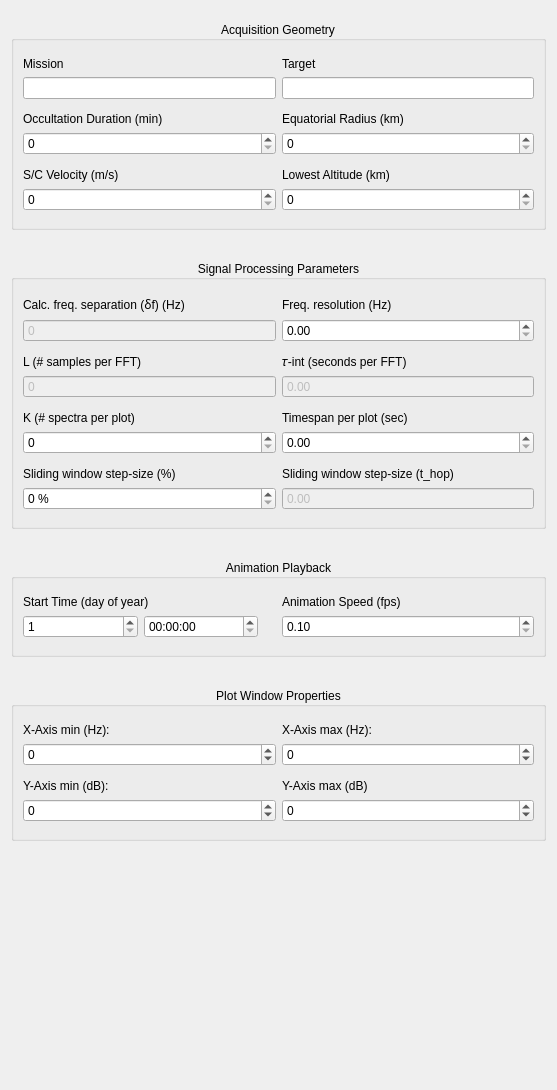
              <widget class="QWidget" name="scrollAreaWidgetContents">
               <property name="geometry">
                <rect>
                 <x>0</x>
                 <y>0</y>
                 <width>557</width>
                 <height>1090</height>
                </rect>
               </property>
               <layout class="QVBoxLayout" name="verticalLayout_3">
                <item>
                 <layout class="QVBoxLayout" name="verticalLayout">
                  <property name="spacing">
                   <number>30</number>
                  </property>
                  <property name="topMargin">
                   <number>10</number>
                  </property>
                  <property name="bottomMargin">
                   <number>22</number>
                  </property>
                  <item>
                   <widget class="QGroupBox" name="group_aq_geometry">
                    <property name="title">
                     <string>Acquisition Geometry</string>
                    </property>
                    <property name="alignment">
                     <set>Qt::AlignCenter</set>
                    </property>
                    <layout class="QGridLayout" name="gridLayout_3">
                     <property name="topMargin">
                      <number>16</number>
                     </property>
                     <property name="bottomMargin">
                      <number>16</number>
                     </property>
                     <item row="14" column="1">
                      <layout class="QHBoxLayout" name="horizontalLayout_12">
                       <item>
                        <widget class="QLabel" name="lbl_lowest_alt">
                         <property name="text">
                          <string>Lowest Altitude (km)</string>
                         </property>
                        </widget>
                       </item>
                      </layout>
                     </item>
                     <item row="3" column="0">
                      <widget class="QLabel" name="lbl_mission">
                       <property name="text">
                        <string>Mission</string>
                       </property>
                      </widget>
                     </item>
                     <item row="10" column="1">
                      <widget class="QDoubleSpinBox" name="spin_eq_radius">
                       <property name="decimals">
                        <number>0</number>
                       </property>
                       <property name="maximum">
                        <double>100000.000000000000000</double>
                       </property>
                      </widget>
                     </item>
                     <item row="15" column="1">
                      <widget class="QDoubleSpinBox" name="spin_lowest_alt">
                       <property name="decimals">
                        <number>0</number>
                       </property>
                       <property name="maximum">
                        <double>10000.000000000000000</double>
                       </property>
                      </widget>
                     </item>
                     <item row="4" column="1">
                      <widget class="QLineEdit" name="line_edit_target">
                       <property name="readOnly">
                        <bool>true</bool>
                       </property>
                      </widget>
                     </item>
                     <item row="15" column="0">
                      <widget class="QDoubleSpinBox" name="spin_sc_velocity">
                       <property name="decimals">
                        <number>0</number>
                       </property>
                       <property name="maximum">
                        <double>10000.000000000000000</double>
                       </property>
                      </widget>
                     </item>
                     <item row="4" column="0">
                      <widget class="QLineEdit" name="line_edit_mission">
                       <property name="readOnly">
                        <bool>true</bool>
                       </property>
                      </widget>
                     </item>
                     <item row="11" column="0">
                      <spacer name="verticalSpacer_8">
                       <property name="orientation">
                        <enum>Qt::Vertical</enum>
                       </property>
                       <property name="sizeType">
                        <enum>QSizePolicy::Fixed</enum>
                       </property>
                       <property name="sizeHint" stdset="0">
                        <size>
                         <width>20</width>
                         <height>7</height>
                        </size>
                       </property>
                      </spacer>
                     </item>
                     <item row="7" column="0">
                      <spacer name="verticalSpacer_7">
                       <property name="orientation">
                        <enum>Qt::Vertical</enum>
                       </property>
                       <property name="sizeType">
                        <enum>QSizePolicy::Fixed</enum>
                       </property>
                       <property name="sizeHint" stdset="0">
                        <size>
                         <width>20</width>
                         <height>7</height>
                        </size>
                       </property>
                      </spacer>
                     </item>
                     <item row="14" column="0">
                      <layout class="QHBoxLayout" name="horizontalLayout_11">
                       <item>
                        <widget class="QLabel" name="lbl_sc_velocity">
                         <property name="text">
                          <string>S/C Velocity (m/s)</string>
                         </property>
                        </widget>
                       </item>
                      </layout>
                     </item>
                     <item row="10" column="0">
                      <widget class="QDoubleSpinBox" name="spin_occ_duration">
                       <property name="decimals">
                        <number>0</number>
                       </property>
                       <property name="maximum">
                        <double>1000.000000000000000</double>
                       </property>
                      </widget>
                     </item>
                     <item row="9" column="0">
                      <layout class="QHBoxLayout" name="horizontalLayout_10">
                       <item>
                        <widget class="QLabel" name="lbl_occ_duration">
                         <property name="text">
                          <string>Occultation Duration (min)</string>
                         </property>
                        </widget>
                       </item>
                      </layout>
                     </item>
                     <item row="9" column="1">
                      <widget class="QLabel" name="lbl_eq_radius">
                       <property name="text">
                        <string>Equatorial Radius (km)</string>
                       </property>
                      </widget>
                     </item>
                     <item row="3" column="1">
                      <widget class="QLabel" name="lbl_target">
                       <property name="text">
                        <string>Target</string>
                       </property>
                      </widget>
                     </item>
                    </layout>
                   </widget>
                  </item>
                  <item>
                   <widget class="QGroupBox" name="group_radio_analysis">
                    <property name="title">
                     <string>Signal Processing Parameters</string>
                    </property>
                    <property name="alignment">
                     <set>Qt::AlignCenter</set>
                    </property>
                    <layout class="QGridLayout" name="gridLayout_4">
                     <property name="topMargin">
                      <number>16</number>
                     </property>
                     <property name="bottomMargin">
                      <number>16</number>
                     </property>
                     <item row="2" column="1">
                      <widget class="QDoubleSpinBox" name="spin_freq_res">
                       <property name="enabled">
                        <bool>true</bool>
                       </property>
                       <property name="decimals">
                        <number>2</number>
                       </property>
                       <property name="maximum">
                        <double>1000.000000000000000</double>
                       </property>
                       <property name="singleStep">
                        <double>0.010000000000000</double>
                       </property>
                      </widget>
                     </item>
                     <item row="6" column="0">
                      <widget class="QDoubleSpinBox" name="spin_l_win">
                       <property name="enabled">
                        <bool>false</bool>
                       </property>
                       <property name="buttonSymbols">
                        <enum>QAbstractSpinBox::NoButtons</enum>
                       </property>
                       <property name="decimals">
                        <number>0</number>
                       </property>
                       <property name="maximum">
                        <double>1000000.000000000000000</double>
                       </property>
                      </widget>
                     </item>
                     <item row="7" column="0">
                      <spacer name="verticalSpacer_10">
                       <property name="orientation">
                        <enum>Qt::Vertical</enum>
                       </property>
                       <property name="sizeType">
                        <enum>QSizePolicy::Fixed</enum>
                       </property>
                       <property name="sizeHint" stdset="0">
                        <size>
                         <width>20</width>
                         <height>7</height>
                        </size>
                       </property>
                      </spacer>
                     </item>
                     <item row="14" column="0">
                      <widget class="QDoubleSpinBox" name="spin_moving_overlap">
                       <property name="enabled">
                        <bool>true</bool>
                       </property>
                       <property name="suffix">
                        <string> %</string>
                       </property>
                       <property name="decimals">
                        <number>0</number>
                       </property>
                      </widget>
                     </item>
                     <item row="11" column="0">
                      <spacer name="verticalSpacer_11">
                       <property name="orientation">
                        <enum>Qt::Vertical</enum>
                       </property>
                       <property name="sizeType">
                        <enum>QSizePolicy::Fixed</enum>
                       </property>
                       <property name="sizeHint" stdset="0">
                        <size>
                         <width>20</width>
                         <height>7</height>
                        </size>
                       </property>
                      </spacer>
                     </item>
                     <item row="3" column="0">
                      <spacer name="verticalSpacer_9">
                       <property name="orientation">
                        <enum>Qt::Vertical</enum>
                       </property>
                       <property name="sizeType">
                        <enum>QSizePolicy::Fixed</enum>
                       </property>
                       <property name="sizeHint" stdset="0">
                        <size>
                         <width>20</width>
                         <height>7</height>
                        </size>
                       </property>
                      </spacer>
                     </item>
                     <item row="6" column="1">
                      <widget class="QDoubleSpinBox" name="spin_t_int">
                       <property name="enabled">
                        <bool>false</bool>
                       </property>
                       <property name="buttonSymbols">
                        <enum>QAbstractSpinBox::NoButtons</enum>
                       </property>
                       <property name="decimals">
                        <number>2</number>
                       </property>
                       <property name="maximum">
                        <double>1000.000000000000000</double>
                       </property>
                      </widget>
                     </item>
                     <item row="10" column="1">
                      <widget class="QDoubleSpinBox" name="spin_timespan">
                       <property name="maximum">
                        <double>1000.000000000000000</double>
                       </property>
                      </widget>
                     </item>
                     <item row="10" column="0">
                      <widget class="QDoubleSpinBox" name="spin_k_spec">
                       <property name="enabled">
                        <bool>true</bool>
                       </property>
                       <property name="decimals">
                        <number>0</number>
                       </property>
                       <property name="maximum">
                        <double>1000.000000000000000</double>
                       </property>
                      </widget>
                     </item>
                     <item row="14" column="1">
                      <widget class="QDoubleSpinBox" name="spin_t_hop">
                       <property name="enabled">
                        <bool>false</bool>
                       </property>
                       <property name="buttonSymbols">
                        <enum>QAbstractSpinBox::NoButtons</enum>
                       </property>
                       <property name="maximum">
                        <double>1000.000000000000000</double>
                       </property>
                      </widget>
                     </item>
                     <item row="2" column="0">
                      <widget class="QDoubleSpinBox" name="spin_freq_separation">
                       <property name="enabled">
                        <bool>false</bool>
                       </property>
                       <property name="buttonSymbols">
                        <enum>QAbstractSpinBox::NoButtons</enum>
                       </property>
                       <property name="decimals">
                        <number>0</number>
                       </property>
                       <property name="maximum">
                        <double>1000.000000000000000</double>
                       </property>
                      </widget>
                     </item>
                     <item row="9" column="0">
                      <layout class="QHBoxLayout" name="horizontalLayout_17">
                       <item>
                        <widget class="QLabel" name="lbl_k_spec">
                         <property name="text">
                          <string>K (# spectra per plot)</string>
                         </property>
                        </widget>
                       </item>
                      </layout>
                     </item>
                     <item row="5" column="0">
                      <layout class="QHBoxLayout" name="horizontalLayout_15">
                       <item>
                        <widget class="QLabel" name="lbl_l_win">
                         <property name="text">
                          <string>L (# samples per FFT)</string>
                         </property>
                        </widget>
                       </item>
                      </layout>
                     </item>
                     <item row="9" column="1">
                      <layout class="QHBoxLayout" name="horizontalLayout_18">
                       <item>
                        <widget class="QLabel" name="lbl_timespan">
                         <property name="text">
                          <string>Timespan per plot (sec)</string>
                         </property>
                        </widget>
                       </item>
                      </layout>
                     </item>
                     <item row="1" column="1">
                      <layout class="QHBoxLayout" name="horizontalLayout_14">
                       <item>
                        <widget class="QLabel" name="lbl_freq_res">
                         <property name="text">
                          <string>Freq. resolution (Hz)</string>
                         </property>
                        </widget>
                       </item>
                      </layout>
                     </item>
                     <item row="5" column="1">
                      <layout class="QHBoxLayout" name="horizontalLayout_16">
                       <item>
                        <widget class="QLabel" name="lbl_t_int">
                         <property name="text">
                          <string>𝜏-int (seconds per FFT)</string>
                         </property>
                        </widget>
                       </item>
                      </layout>
                     </item>
                     <item row="1" column="0">
                      <layout class="QHBoxLayout" name="horizontalLayout_13">
                       <item>
                        <widget class="QLabel" name="lbl_freq_separation">
                         <property name="text">
                          <string>Calc. freq. separation (ẟf) (Hz)</string>
                         </property>
                        </widget>
                       </item>
                      </layout>
                     </item>
                     <item row="13" column="0">
                      <layout class="QHBoxLayout" name="horizontalLayout_19">
                       <item>
                        <widget class="QLabel" name="lbl_moving_overlap">
                         <property name="text">
                          <string>Sliding window step-size (%)</string>
                         </property>
                        </widget>
                       </item>
                      </layout>
                     </item>
                     <item row="13" column="1">
                      <layout class="QHBoxLayout" name="horizontalLayout_20">
                       <item>
                        <widget class="QLabel" name="lbl_t_hop">
                         <property name="text">
                          <string>Sliding window step-size (t_hop)</string>
                         </property>
                        </widget>
                       </item>
                      </layout>
                     </item>
                    </layout>
                   </widget>
                  </item>
                  <item>
                   <widget class="QGroupBox" name="group_ani_playback">
                    <property name="title">
                     <string>Animation Playback</string>
                    </property>
                    <property name="alignment">
                     <set>Qt::AlignCenter</set>
                    </property>
                    <layout class="QGridLayout" name="gridLayout_2">
                     <property name="topMargin">
                      <number>16</number>
                     </property>
                     <property name="bottomMargin">
                      <number>16</number>
                     </property>
                     <item row="2" column="1">
                      <widget class="QDoubleSpinBox" name="spin_ani_speed">
                       <property name="decimals">
                        <number>2</number>
                       </property>
                       <property name="minimum">
                        <double>0.100000000000000</double>
                       </property>
                       <property name="maximum">
                        <double>5.000000000000000</double>
                       </property>
                       <property name="singleStep">
                        <double>0.500000000000000</double>
                       </property>
                      </widget>
                     </item>
                     <item row="2" column="0">
                      <layout class="QHBoxLayout" name="horizontalLayout_5">
                       <property name="rightMargin">
                        <number>18</number>
                       </property>
                       <item>
                        <widget class="QSpinBox" name="spin_doy">
                         <property name="minimum">
                          <number>1</number>
                         </property>
                         <property name="maximum">
                          <number>365</number>
                         </property>
                        </widget>
                       </item>
                       <item>
                        <widget class="QDateTimeEdit" name="dateTimeEdit">
                         <property name="displayFormat">
                          <string>hh:mm:ss</string>
                         </property>
                        </widget>
                       </item>
                      </layout>
                     </item>
                     <item row="1" column="0">
                      <layout class="QHBoxLayout" name="horizontalLayout_21">
                       <item>
                        <widget class="QLabel" name="lbl_start_sec">
                         <property name="text">
                          <string>Start Time (day of year)</string>
                         </property>
                        </widget>
                       </item>
                      </layout>
                     </item>
                     <item row="1" column="1">
                      <widget class="QLabel" name="lbl_ani_speed">
                       <property name="text">
                        <string>Animation Speed (fps)</string>
                       </property>
                      </widget>
                     </item>
                    </layout>
                   </widget>
                  </item>
                  <item>
                   <widget class="QGroupBox" name="group_wind_props">
                    <property name="title">
                     <string>Plot Window Properties</string>
                    </property>
                    <property name="alignment">
                     <set>Qt::AlignCenter</set>
                    </property>
                    <layout class="QGridLayout" name="gridLayout_5">
                     <property name="topMargin">
                      <number>16</number>
                     </property>
                     <property name="bottomMargin">
                      <number>16</number>
                     </property>
                     <item row="0" column="1">
                      <widget class="QLabel" name="lbl_xmax">
                       <property name="text">
                        <string>X-Axis max (Hz):</string>
                       </property>
                      </widget>
                     </item>
                     <item row="4" column="1">
                      <widget class="QDoubleSpinBox" name="spin_ymax">
                       <property name="decimals">
                        <number>0</number>
                       </property>
                       <property name="minimum">
                        <double>-1000.000000000000000</double>
                       </property>
                       <property name="maximum">
                        <double>1000.000000000000000</double>
                       </property>
                      </widget>
                     </item>
                     <item row="3" column="1">
                      <widget class="QLabel" name="lbl_ymax">
                       <property name="text">
                        <string>Y-Axis max (dB)</string>
                       </property>
                      </widget>
                     </item>
                     <item row="4" column="0">
                      <widget class="QDoubleSpinBox" name="spin_ymin">
                       <property name="decimals">
                        <number>0</number>
                       </property>
                       <property name="minimum">
                        <double>-1000.000000000000000</double>
                       </property>
                       <property name="maximum">
                        <double>1000.000000000000000</double>
                       </property>
                      </widget>
                     </item>
                     <item row="0" column="0">
                      <widget class="QLabel" name="lbl_xmin">
                       <property name="text">
                        <string>X-Axis min (Hz):</string>
                       </property>
                      </widget>
                     </item>
                     <item row="1" column="1">
                      <widget class="QDoubleSpinBox" name="spin_xmax">
                       <property name="decimals">
                        <number>0</number>
                       </property>
                       <property name="minimum">
                        <double>-10000.000000000000000</double>
                       </property>
                       <property name="maximum">
                        <double>10000.000000000000000</double>
                       </property>
                      </widget>
                     </item>
                     <item row="3" column="0">
                      <widget class="QLabel" name="lbl_ymin">
                       <property name="text">
                        <string>Y-Axis min (dB):</string>
                       </property>
                      </widget>
                     </item>
                     <item row="1" column="0">
                      <widget class="QDoubleSpinBox" name="spin_xmin">
                       <property name="decimals">
                        <number>0</number>
                       </property>
                       <property name="minimum">
                        <double>-10000.000000000000000</double>
                       </property>
                       <property name="maximum">
                        <double>10000.000000000000000</double>
                       </property>
                      </widget>
                     </item>
                     <item row="2" column="0">
                      <spacer name="verticalSpacer_12">
                       <property name="orientation">
                        <enum>Qt::Vertical</enum>
                       </property>
                       <property name="sizeType">
                        <enum>QSizePolicy::Fixed</enum>
                       </property>
                       <property name="sizeHint" stdset="0">
                        <size>
                         <width>20</width>
                         <height>7</height>
                        </size>
                       </property>
                      </spacer>
                     </item>
                    </layout>
                   </widget>
                  </item>
                  <item>
                   <spacer name="verticalSpacer_4">
                    <property name="orientation">
                     <enum>Qt::Vertical</enum>
                    </property>
                    <property name="sizeHint" stdset="0">
                     <size>
                      <width>20</width>
                      <height>10</height>
                     </size>
                    </property>
                   </spacer>
                  </item>
                 </layout>
                </item>
               </layout>
              </widget>
